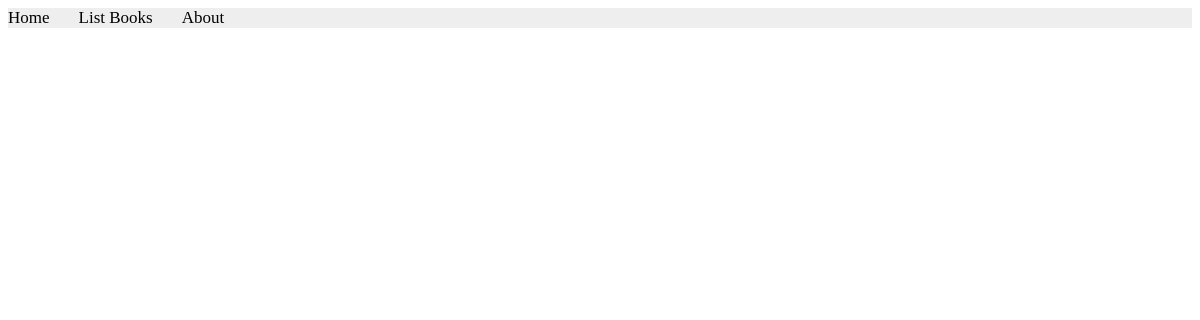
/books/lab8/task7, run on an earlier commit of the app's database.
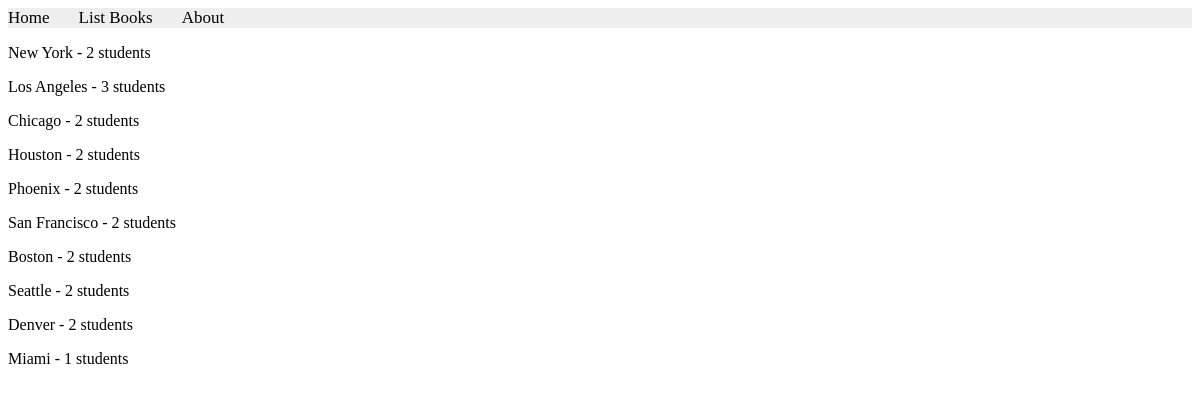
And on a later commit of the database.
### apps/bookmodule/models.py (models this page shows, shortened)
class Address(models.Model):
    city = models.CharField(max_length=100)

### apps/bookmodule/views.py (the view)
# urls.py: path('lab8/task7', views.task7, name='task7'),
def task7(request):
    student_count = Address.objects.annotate(num_students=Count('student'))
    return render(request, 'bookmodule/task7.html', {'student_count': student_count})

### apps/templates/bookmodule/task7.html (shortened to what this page needs)
{% extends "layouts/base.html" %}
{% load static %}
{% block content %}
{% for address in student_count %}
    <p>{{ address.city }} - {{ address.num_students }} students</p>
{% endfor %}
{% endblock content %}

What changed in the data, as far as the page shows it:
added Address: city "New York", num_students "2"
added Address: city "Los Angeles", num_students "3"
added Address: city "Chicago", num_students "2"
added Address: city "Houston", num_students "2"
added Address: city "Phoenix", num_students "2"
added Address: city "San Francisco", num_students "2"
added Address: city "Boston", num_students "2"
added Address: city "Seattle", num_students "2"
added Address: city "Denver", num_students "2"
added Address: city "Miami", num_students "1"
